Frame 1 (no input): blank canvas, image omitted
Frame 60 (the mouse pressed at the canvas centre just before this capture): blank canvas, image omitted
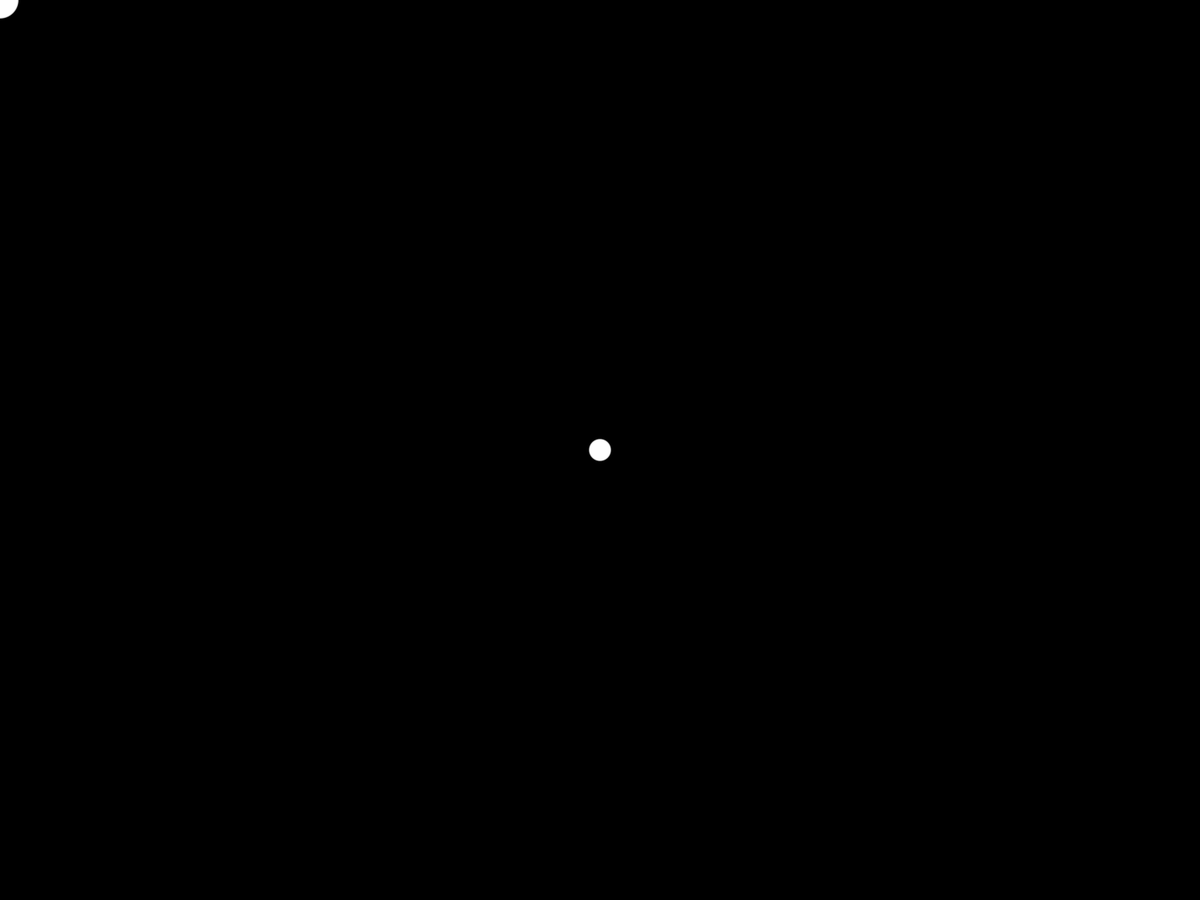
Frame 120 (the mouse held since frame 60 and released just before this capture)

The Processing sketch whose frames 1 and 60 were blank and that drew this single picture after the mouse press (run headless with seeded random() and noise(); from frame 60 on, the mouse is pressed at the canvas centre):

// Processing sketch: follow_trail
// ── follow_trail.pde
int n = 100;
int[] x = new int[n];
int[] y = new int[n];
int indexPosition=0;

void setup()
{
  fullScreen();
  noStroke();
  fill(255,102);
}

void draw()
{
  background(0);
  x[indexPosition] = mouseX;
  y[indexPosition] = mouseY;
  indexPosition = (indexPosition+1)%n;
  for (int i=0; i<n; i++)
  {
    int pos = (indexPosition+i) % n;
    float radius = (n-i)/2;
    ellipse(x[pos], y[pos], radius, radius);
  }
}
